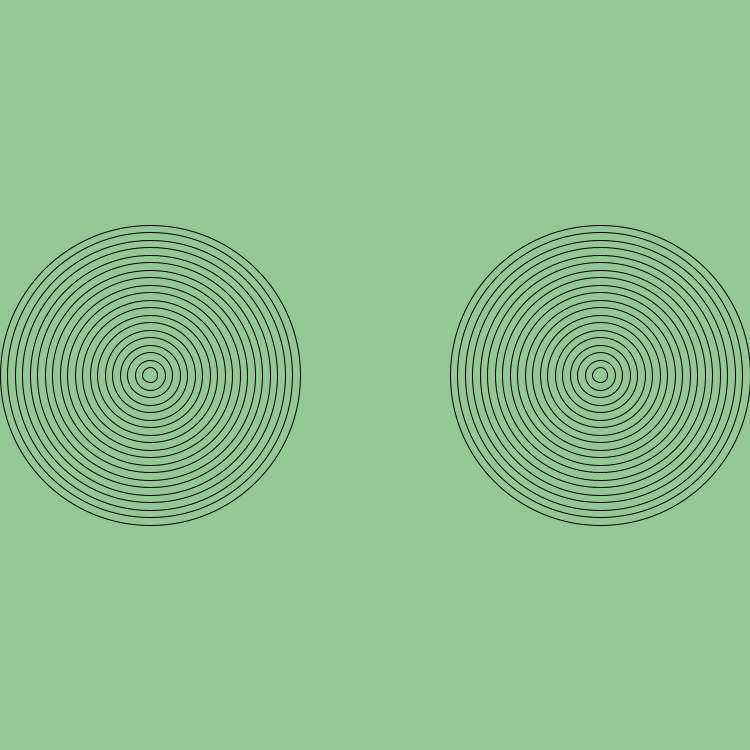
Frame 1 (no input)
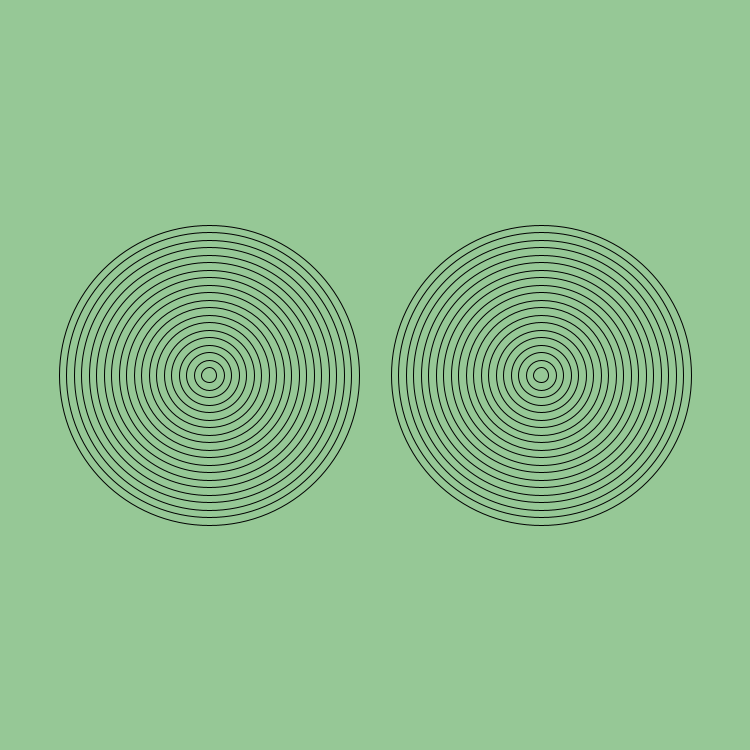
Frame 60 (the mouse pressed at the canvas centre just before this capture)
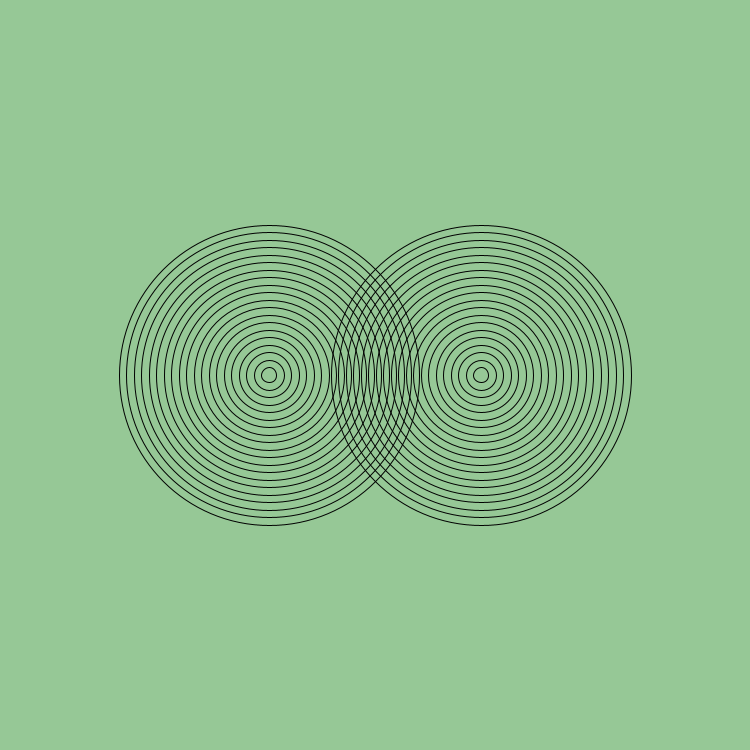
Frame 120 (the mouse held since frame 60 and released just before this capture)

The Processing sketch that drew these frames (run headless with seeded random() and noise(); from frame 60 on, the mouse is pressed at the canvas centre):

// Processing sketch: amazing_rings
// ── amazing_rings.pde
void setup() {
  size(750, 750);
}
int m = 600;
int r = 150;
int s = -1;
int z = 1;
void draw() {
  background(150, 200, 150);
  int x = 300;
  for (int i = 0; i<20; i++) {

    noFill();
    ellipse(r, 375, x, x);
    ellipse(m, 375, x, x);
    x-=15;
  }
  if (m<150) {
    s = 1;
  }
  if(m>600){
   s=-1; 
  }
  if (r>600){
  z = -1;
  }
  if(r<150){
   z = 1; 
  }
  m+=s;
  r+=z;
}
